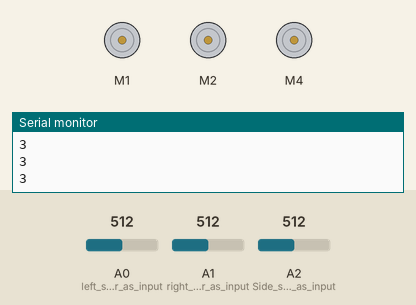
A sketch run on a simulated Arduino MKR. On the bench: 3 × DC motor (green arrow = forward, orange = backward, longer = faster), the last lines printed to the serial monitor. Inputs (shaded band) come from the test bench; at power-on: A0 (left_sensor_as_input) = 512, A2 (Side_sensor_as_input) = 512, A1 (right_sensor_as_input) = 512. WiFi joins after 1.5 s; servers stay silent unless stated.

Above: at 7.7 s.
7.8 s: A0 (left_sensor_as_input) set to 693
10.0 s: A0 (left_sensor_as_input) set to 713
At 11.7 s:
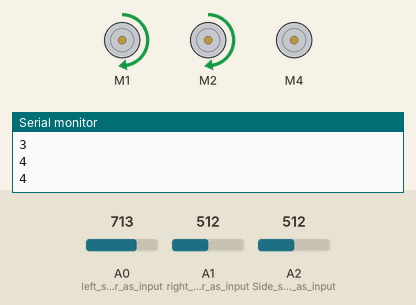
13.0 s: A2 (Side_sensor_as_input) set to 688
At 13.12 s:
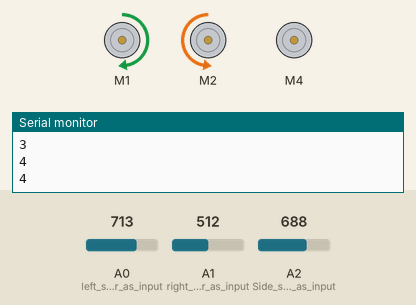
15.4 s: A2 (Side_sensor_as_input) set to 709
At 18.0 s:
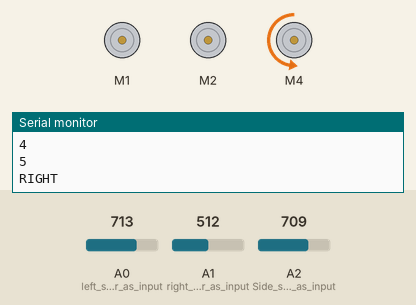
Timing chart, 0 to 34.2 s (numbered marks = the images above; inputs shaded):
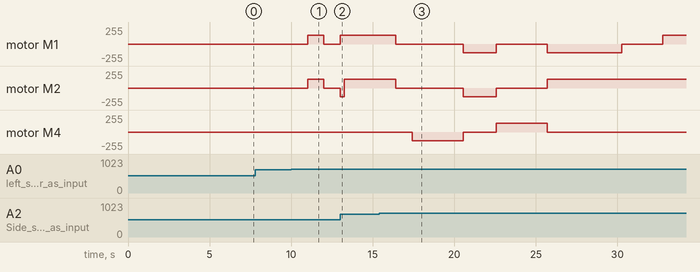

Measured:
- the behaviour switches between 700 and 701 on A0 (left_sensor_as_input) (found by bisection; images 0 and 1)
- the behaviour switches between 700 and 701 on A2 (Side_sensor_as_input) (found by bisection; images 2 and 3)
- after the input at 10.0 s, motor M1, motor M2: stopped → forward 128/255 after 1.0 s, → stopped 1.0 s later
- after the input at 15.4 s, motor M1: forward 128/255 → stopped after 1.0 s, → backward 128/255 4.2 s later, → stopped 2.0 s later, → backward 128/255 3.2 s later, … (6 changes in this stretch); motor M2: forward 128/255 → stopped after 1.0 s, → backward 128/255 4.2 s later, → stopped 2.0 s later, → forward 128/255 3.2 s later

The sketch:

draft.ino
```cpp
#include <SPI.h>
#include <WiFiNINA.h>
#include <Wire.h>
#include <Adafruit_MotorShield.h>

//Motor init
Adafruit_MotorShield AFMS = Adafruit_MotorShield();
Adafruit_DCMotor *motorL = AFMS.getMotor(1);
Adafruit_DCMotor *motorR = AFMS.getMotor(2);
Adafruit_DCMotor *motorGrL = AFMS.getMotor(3);
Adafruit_DCMotor *motorGrR = AFMS.getMotor(4);
#define LM1 3       // left motor
#define RM1 4       // right motor


//Skeleton/Pseudo code for final robot


//Variables
//----------------------------

//State of the robot i.e. current objective
int state = 3; // 0 = line following, 1 = pathfinding ,2 = ....
int counter=0;
int pulse;
String stateString;

//Line following
bool sensor_l;      // 1 = white, 0 = black
bool sensor_r;
bool sensor_s=0;
int sensor_s_timer=0;
bool sensor_s_prev;
bool L_faster_LF;       // 1 = faster, 0 = slower
bool R_faster_LF;
double tol=700;

//Wifi
char ssid[] = "OnePlus 7 Pro";  //SSID
char pass[] = "11123456";       //password
uint8_t msg=0;
uint8_t buf;       //Byte
size_t siz = 1;
int status = WL_IDLE_STATUS;
WiFiServer server(23);
bool alreadyConnected;

//Motor functions
int speed_L_current=0;
int speed_R_current=0;
int speed_L;
int speed_R;
uint8_t v=128;     //Default speed
double ang2t = 24;      //time taken to rotate one degree(20.37)
double dis2t = 100;     //time taken to move one cm
uint8_t v_m = 128;
double ang2t_ml = 10.5;
double ang2t_mr = 35;


//Parameters
//----------------------------
//Wifi


//Functions
//----------------------------

//Update motor speed
void motor_L(int speed){
  if (speed != speed_L_current){
    motorL->run( (speed>=0) ? FORWARD : BACKWARD );
    motorL->setSpeed(speed);
    speed_L_current = speed;
  }
}

void motor_R(int speed){
  if (speed != speed_R_current){
    motorR->run( (speed>=0) ? FORWARD : BACKWARD );
    motorR->setSpeed(speed);
    speed_R_current = speed;
  }
}


//Rotate robot x degrees clockwise
void rotate(double angle){
  motor_L((angle>=0) ? v : -v);
  motor_R((angle>=0) ? -v : v);
  delay(abs(angle)*ang2t);
  motor_L(0);
  motor_R(0);
}

void forward(double dist){
  motor_L((dist>=0) ? v : -v);
  motor_R((dist>=0) ? v : -v);
  delay(abs(dist)*dis2t);
  motor_L(0);
  motor_R(0);
}

void grabber_R(int angle){
  Serial.println("RIGHT");
  if (angle>0){
    motorGrR->run(BACKWARD);
  } else {
    motorGrR->run(FORWARD);
  }
  motorGrR->setSpeed(v_m);
  delay(abs(angle)*ang2t_mr);
  motorGrR->setSpeed(0);
}

void grabber_L(int angle){
  Serial.println("LEFT");
  if (angle>0){
    motorGrL->run(BACKWARD);
  } else {
    motorGrL->run(FORWARD);
  }
  motorGrL->setSpeed(v_m);
  delay(abs(angle)*ang2t_ml);
  motorGrL->setSpeed(0);
}


//Follow Line
void follow_line(bool keepRight, int count){
  sensor_s_timer = 0;
  while (1){
    //Sensor readings
    sensor_s_prev = sensor_s;
    sensor_l = (analogRead(A0)>tol) ? 1 : 0;
    sensor_r = (analogRead(A1)>tol) ? 1 : 0;
    sensor_s = (analogRead(A2)>tol) ? 1 : 0;
    //Determine motor speeds via boolean logic
    L_faster_LF = keepRight ? (sensor_l || sensor_r) : (!sensor_l);
    R_faster_LF = keepRight ? (!sensor_r) : (sensor_l || sensor_r);
    //Sensor_S
    if (sensor_s && sensor_s_timer<=0){
      count--;
      if (count <= 0){
        motor_L(0);
        motor_R(0);
        return;
      }
      sensor_s_timer = 50;
    }
    sensor_s_timer --;
    //Update speeds
    motor_L(L_faster_LF ? v : 0);
    motor_R(R_faster_LF ? v : 0);
    delay(50);
  }
}

void grab(){
  Serial.println("TESTGRAB");
  forward(-15);
  grabber_R(90);
  grabber_L(120);
  forward(20);
  grabber_R(-70);
  grabber_R(6);
  grabber_L(-120);
  delay(1000);
  grabber_R(-35);
}

void dump(){
  grabber_R(90);
  forward(-20);
  grabber_R(-90);
}


//Actual code in robot
//----------------------------
void setup(){
  //Turn on motorshield and serial
  AFMS.begin();
  Serial.begin(9600);

  //Sensor inputs
  pinMode(A0, INPUT); //left sensor as input
  pinMode(A1, INPUT); //right sensor as input
  pinMode(A2, INPUT); //Side sensor as input

  //Connect to Wifi network:
  while (status != WL_CONNECTED) {
    Serial.print("Attempting to connect to SSID: ");
    Serial.println(ssid);
    // Connect to WPA/WPA2 network. Change this line if using open or WEP network:
    status = WiFi.begin(ssid, pass);
    // wait 5 seconds for connection:
    delay(5000);
  }

  //Start server
  server.begin();
}

void loop(){

  if (status != WiFi.status()) {
    status = WiFi.status();
  }

  if (status != WL_CONNECTED){
    motor_L(0);
    motor_R(0);
      while (status != WL_CONNECTED) {
      Serial.print("Attempting to connect to SSID: ");
      Serial.println(ssid);
      // Connect to WPA/WPA2 network. Change this line if using open or WEP network:
      status = WiFi.begin(ssid, pass);
      // wait 5 seconds for connection:
      delay(5000);
    }
    server.begin();
    alreadyConnected = false;
  }

  //Read connection
  WiFiClient client = server.available();
  if (client) {
    if (!alreadyConnected) {
      // clead out the input buffer:
      client.flush();
      alreadyConnected = true;
    }

    if (client.available() > 0) {
      // read the bytes incoming from the client:
      client.read(&buf , siz);
      msg = buf+1-1;
    }
  }

  Serial.println(state);


  //Switch State
  switch(state){
    //State 0: Line following
    case 0:
      Serial.println(state);
      motor_R(100);
      follow_line(1,1);  //keep right and stop on 1st instance sensor_s = 1
      forward(15);
      delay(1000);
      state = 1;
    break;

    //State 1: Pathfinding to target
    case 1:
      //To motor

      //0th bit = move/not move, 1st bit = reverse
      speed_L = (bitRead(msg,3) ? v : 0) * (bitRead(msg,2) ? -1 : 1);
      //2nd bit = move/not move, 3rd bit = reverse
      speed_R = (bitRead(msg,1) ? v : 0) * (bitRead(msg,0)? -1 : 1);
      motor_L(speed_L);
      motor_R(speed_R);

      if (bitRead(msg,4)){
        motor_L(0);
        motor_R(0);
        state = 2;
        delay(1000);
      }

    break;


    //State 2: Picking up target
    case 2:

      /*//Check robot pulse
      //Switch blinking LED to countinouly lit for 1 second
      //If service (red), charging (green)
      //if((pulse == 3) && (counter < 2)){//3 pulse robot
        //grab robot mechanism
          grab();
        //counter++;
        state=3;
        break;
      }
      //if ((pulse == 5) && (counter > 1)){
        //grab robot mechanism
        //grab();
        //state=3;
        //break;
      }
      //reverse robot back to grey dot (initial position)
      //python must know to delete current tested robot and proceed to the other ones
      //server.write("Reverse");
      //state=1;
      */

      grab();
      state = 3;
      break;


    //State 3: return to grey dot
    case 3:
      //Send signal to rotate agv and go back to grey dot
      //To motor
      sensor_l = (analogRead(A0)>tol) ? 1 : 0;
      sensor_r = (analogRead(A1)>tol) ? 1 : 0;
      sensor_s = (analogRead(A2)>tol) ? 1 : 0;

      //0th bit = move/not move, 1st bit = reverse
      speed_L = (bitRead(msg,3) ? v : 0) * (bitRead(msg,2) ? -1 : 1);
      //2nd bit = move/not move, 3rd bit = reverse
      speed_R = (bitRead(msg,1) ? v : 0) * (bitRead(msg,0)? -1 : 1);

      motor_L(speed_L);
      motor_R(speed_R);

      if (sensor_r || sensor_l){
        state = 4;
        motor_L(0);
        motor_R(0);
      }
      break;

    //State 4: Line follow to charging/service area
    case 4:
      Serial.println(state);
      delay(1000);
      forward(10);
      delay(1000);
      rotate(10);
      follow_line(1,1);  //keep right and stop on 1st instance sensor_s = 1
      forward(10);
      delay(1000);
      state = 5;
      break;

    //State 5: Dump and reverse line follow to grey dot
    case 5:
      //Dump robot mechanism
      dump();
      rotate(-190);
      follow_line(0,2);
      forward(15);
      delay(1000);
      state = 1;
      msg=0;
  }
  stateString = String(state);
  server.write(state);
}
```
